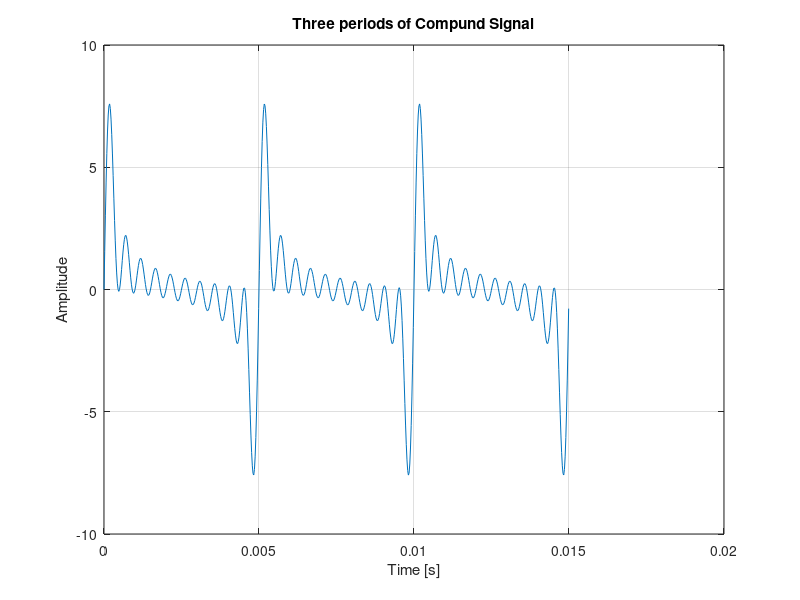
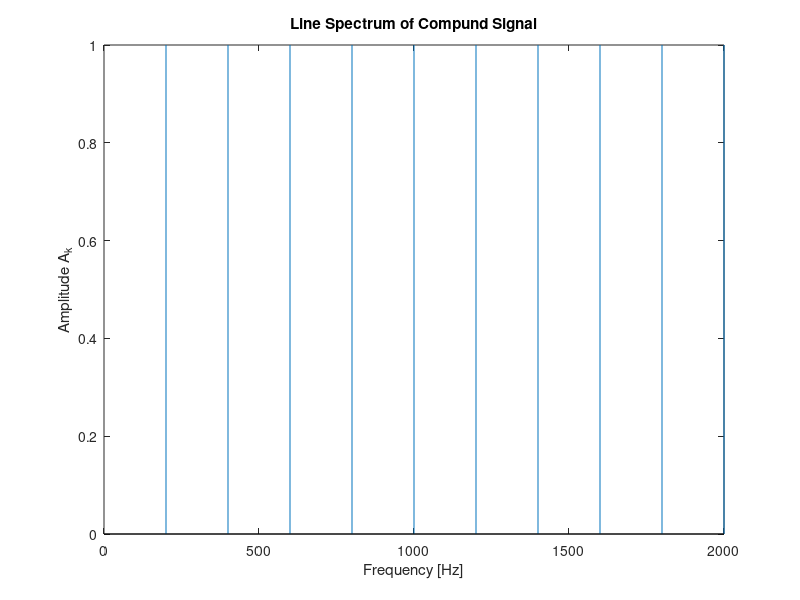

These charts were generated, in order, by the following MATLAB code:
fs=44100; % Sampling rate
t=0:1/fs:2; %Time vector for 2 seconds 
f0=200; %Fundamental frequency 
N_harmonic=10;
%initialze compound signal
compound_signal= zeros(size(t));

%Generate and add harmonics 
for k=1:10
    harmonic = sin(2*pi*k*f0*t); %k-th harmonic
    compound_signal=compound_signal+harmonic;
end
%Play the sound
% sound(compound_signal,fs);

n=1: round(3*fs/f0); %Numbaer of samples in 3 periods
figure(1);
plot(t(n), compound_signal(n));
xlabel('Time [s]');
ylabel('Amplitude');
title('Three periods of Compund Signal');
grid on;

%Plot Line Spectrum
k=1:N_harmonic; %Harmonic indices
f=k*f0; % Frequencies of harmonics
A=ones(1,N_harmonic); %Amplitude of each harmonic=1

figure(2);
stem(f,A,'marker','none');
xlabel('Frequency [Hz]');
ylabel('Amplitude A_k');
title('Line Spectrum of Compund Signal');
